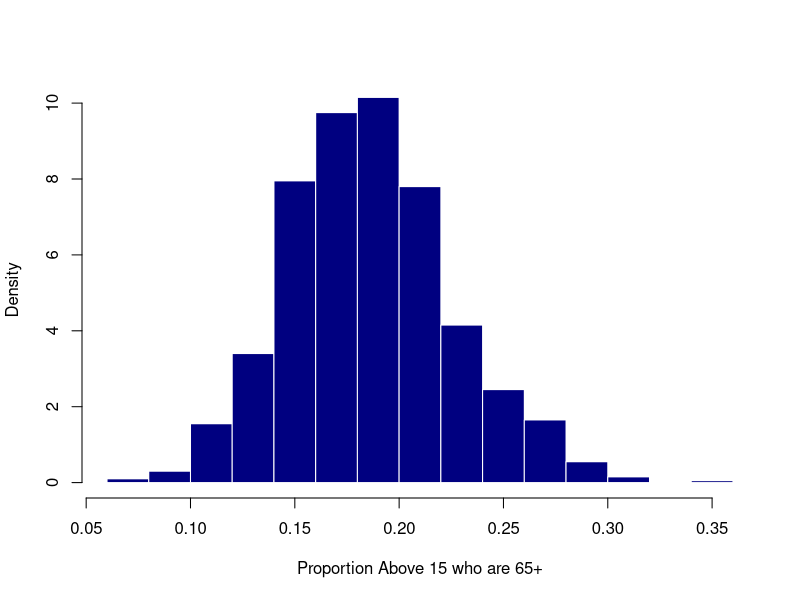
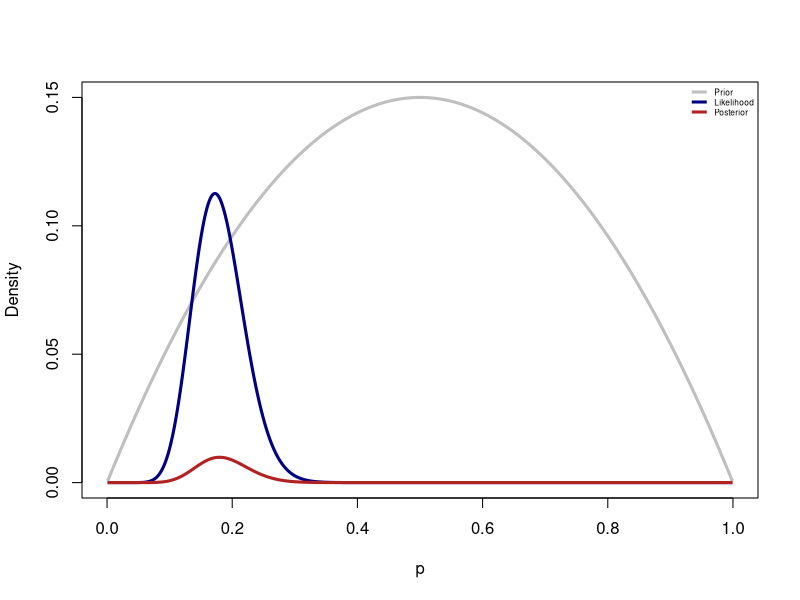

Source code (R) for these figures, in order:
## ---- chunk 1
knitr::opts_chunk$set(echo = TRUE, message = FALSE)
## ---- chunk 2
library(dplyr)
library(xtable)
set.seed(202303)
n <- 100
age_groups <- c("0-14", "15-64", "65+")
data <- data.frame(ID = 1:n,
                   Age = age_groups[sample(1:3, size = 100,
                                           replace = TRUE,
                                           prob = c(0.182, 0.65,
                                                    0.168))])
to_print <- data %>% group_by(Age) %>% 
  summarise(N = n()) %>% 
  ungroup() %>% 
  mutate(y = ifelse(Age == "65+", 1,
                    ifelse(Age == "15-64", 0, NA))) %>% 
  xtable(., align = "cc|cc", digits = c(0, 0, 0, 0))

print.xtable(to_print, comment = FALSE, include.rownames = FALSE)
## ---- chunk 3
qbeta(c(0.025, 0.975), shape1 = 17, shape2 = 74)
## ---- chunk 4
post_prob <- rbeta(n = 1000, shape1 = 17, shape2 = 74)
hist(post_prob, main = "", xlab = "Proportion Above 15 who are 65+",
     border = FALSE, col = "navy", freq = FALSE)
## ---- chunk 5
sum(post_prob > 15/87)/length(post_prob)
sum(post_prob > 0.25)/length(post_prob)
## ---- chunk 6
support_ratio <- (1 - post_prob)/post_prob
c(mean(support_ratio), sd(support_ratio))
quantile(support_ratio, probs = c(0.025, 0.975))
## ---- chunk 7
post_pred <- rbinom(1000, size = 87, prob = post_prob)
c(mean(post_pred), sd(post_pred))
quantile(post_pred, probs = c(0.025, 0.975))
## ---- chunk 8
p_grid <- seq(0.001, 0.999, .001)
prior_eval <- dbeta(p_grid, shape1 = 2, shape2 = 2)
likelihood_eval <- dbinom(15, size = 87, prob = p_grid)
marg_calc <- sum(likelihood_eval*prior_eval)
post_eval <- (1/marg_calc)*likelihood_eval*prior_eval
## ---- chunk 9
y_lims <- round(c(min(c(prior_eval/10, likelihood_eval, post_eval)),
                  max(c(prior_eval/10, likelihood_eval, post_eval))),
                digits = 3)

par(lend = 1)
plot(p_grid, prior_eval/10,
     xlab = "p", ylab = "Density",
     xlim = c(0,1), ylim = y_lims,
     lwd = 3, type = "l", col = "grey75")
lines(p_grid, likelihood_eval,
      lwd = 3, col = "navy")
lines(p_grid, post_eval,
      lwd = 3, col = "firebrick")
legend("topright", bty = "n", lwd = 3, cex = .5,
       col = c("grey75", "navy", "firebrick"),
       legend = c("Prior", "Likelihood", "Posterior"))

## ---- chunk 10
max_val_idx <- which.max(post_eval)
p_grid[max_val_idx]
## ---- chunk 11
post_samp_grid <- sample(p_grid, size = 1000, replace = TRUE,
                         prob = post_eval)
quantile(post_samp_grid, c(0.025, .5, 0.975))
